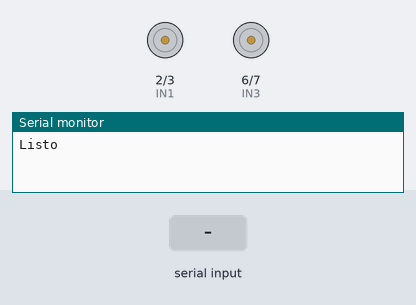
This sketch was run on a simulated Arduino Uno, built with avr-gcc and run on an emulated ATmega328P. On the bench: motor-driver pin pairs drawn as motors (green arrow = first pin HIGH = forward, orange = second pin HIGH = backward, longer = more drive, scaled by the enable pin), the last lines printed to the serial monitor. The test bench sets the inputs (shaded band).

Above: at 1.2 s.
1.3 s: "F" received over the second serial link
At 2.5 s:
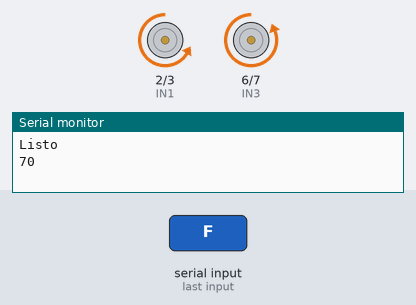
2.8 s: "B" received over the second serial link
At 3.8 s:
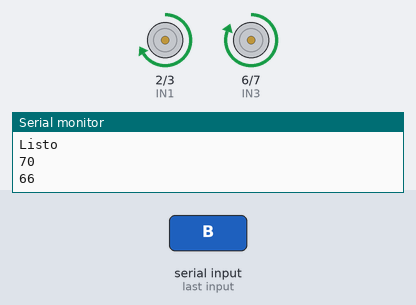
4.3 s: "L" received over the second serial link
At 5.0 s:
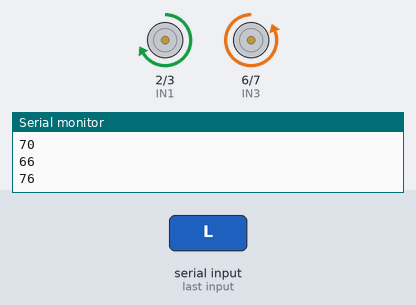
5.8 s: "R" received over the second serial link
At 6.1 s:
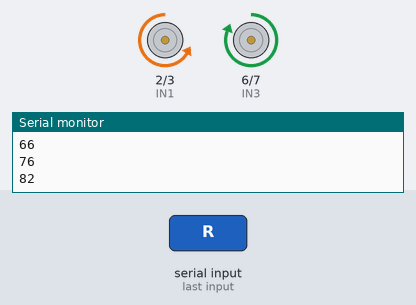
7.3 s: "1" received over the second serial link
At 8.5 s:
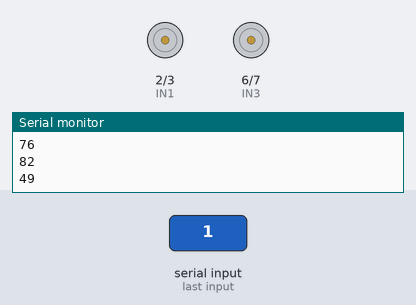
Timing chart, 0 to 9.8 s (numbered marks = the images above; inputs shaded):
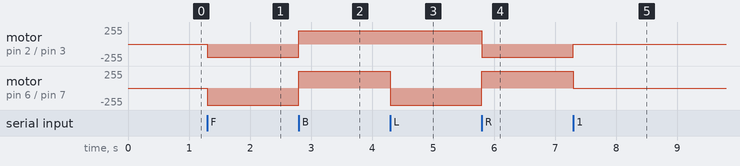

Measured:
- after the input at 1.3 s, motor on pin 2 (IN1) / pin 3 (IN2): stopped → backward 200/255 at once; motor on pin 6 (IN3) / pin 7 (IN4): stopped → backward 255/255 at once
- after the input at 2.8 s, motor on pin 2 (IN1) / pin 3 (IN2): backward 200/255 → forward 200/255 at once; motor on pin 6 (IN3) / pin 7 (IN4): backward 255/255 → forward 255/255 at once
- after the input at 4.3 s, motor on pin 6 (IN3) / pin 7 (IN4): forward 255/255 → backward 255/255 at once
- after the input at 5.8 s, motor on pin 2 (IN1) / pin 3 (IN2): forward 200/255 → backward 200/255 at once; motor on pin 6 (IN3) / pin 7 (IN4): backward 255/255 → forward 255/255 at once
- after the input at 7.3 s, motor on pin 2 (IN1) / pin 3 (IN2): backward 200/255 → stopped at once; motor on pin 6 (IN3) / pin 7 (IN4): forward 255/255 → stopped at once

The sketch:

Auto_BLE.ino
```cpp
#include <SoftwareSerial.h>  // libreria que permite establecer pines digitales
                             // para comunicacion serie

SoftwareSerial miBT(10, 11);  // pin 10 como RX, pin 11 como TX

int dato = 0;
// FRENO: 83
// ADELANTE: 70
// ATRAS: 66
// IZQUIERDA: 76
// DERECHA: 82
// ADELANTE IZQUIERDA: 71
// ADELANTE DERECHA:  73
// ATRAS IZQUIERDA: 72
// ATRAS DERECHA: 74

int IN1 = 2;
int IN2 = 3;
int ENA = 5;
int IN3 = 6;
int IN4 = 7;
int ENB = 8;

int VELOCIDAD = 200;  // variable para almacenar valor de velocidad


void setup() {
  Serial.begin(9600);       // comunicacion de monitor serial a 9600 bps
  Serial.println("Listo");  // escribe Listo en el monitor
  miBT.begin(9600);         // comunicacion serie entre Arduino y el modulo a 38400 bps

  pinMode(IN1, OUTPUT);
  pinMode(IN2, OUTPUT);
  pinMode(ENA, OUTPUT);
  pinMode(IN3, OUTPUT);
  pinMode(IN4, OUTPUT);
  pinMode(ENB, OUTPUT);
}

void loop() {

  if (miBT.available()){  // si hay informacion disponible desde modulo
    dato = miBT.read();
    if(dato != 83){
      Serial.println(dato); 	// lee Bluetooth y envia a monitor serial de Arduino
    }}

  // FRENO
  if (dato == 83) {
    Freno(1);
    Freno(2);
  }
  // ADELANTE
  else if (dato == 70) {
    Motor(1, 0, VELOCIDAD);
    Motor(2, 0, VELOCIDAD);
  }
  // ATRAS
  else if (dato == 66) {
    Motor(1, 1, VELOCIDAD);
    Motor(2, 1, VELOCIDAD);
  }
  // IZQUIERDA
  else if (dato == 76) {
    Motor(1, 1, VELOCIDAD);
    Motor(2, 0, VELOCIDAD);
  }
  // DERECHA
  else if (dato == 82) {
    Motor(1, 0, VELOCIDAD);
    Motor(2, 1, VELOCIDAD);
  }
  // PRENDE LUCES DELANTERAS
  else if (dato == 87){
    Serial.println("PRENDE LUCES DELANTERAS");
  }
  // APAGA LUCES DELANTERAS
  else if (dato == 119){
    Serial.println("APAGA LUCES DELANTERAS");
  }
  else {
    Freno(1);
    Freno(2);
  }
}

// VELOCIDAD MAX : 255
void Motor(int Motor, int Direccion, int Velocidad) {

  if (Motor == 1) {
    if (Direccion == 0) {
      analogWrite(ENA, Velocidad);
      digitalWrite(IN1, LOW);
      digitalWrite(IN2, HIGH);
    } else if (Direccion == 1) {
      analogWrite(ENA, Velocidad);
      digitalWrite(IN1, HIGH);
      digitalWrite(IN2, LOW);
    }
  } else if (Motor == 2) {
    if (Direccion == 0) {
      analogWrite(ENB, Velocidad);
      digitalWrite(IN3, LOW);
      digitalWrite(IN4, HIGH);
    } else if (Direccion == 1) {
      analogWrite(ENB, Velocidad);
      digitalWrite(IN3, HIGH);
      digitalWrite(IN4, LOW);
    }
  }
}

void Freno(int Motor) {

  if (Motor == 1) {
    digitalWrite(ENA, LOW);
  } else if (Motor == 2) {
    digitalWrite(ENB, LOW);
  }
}
```
